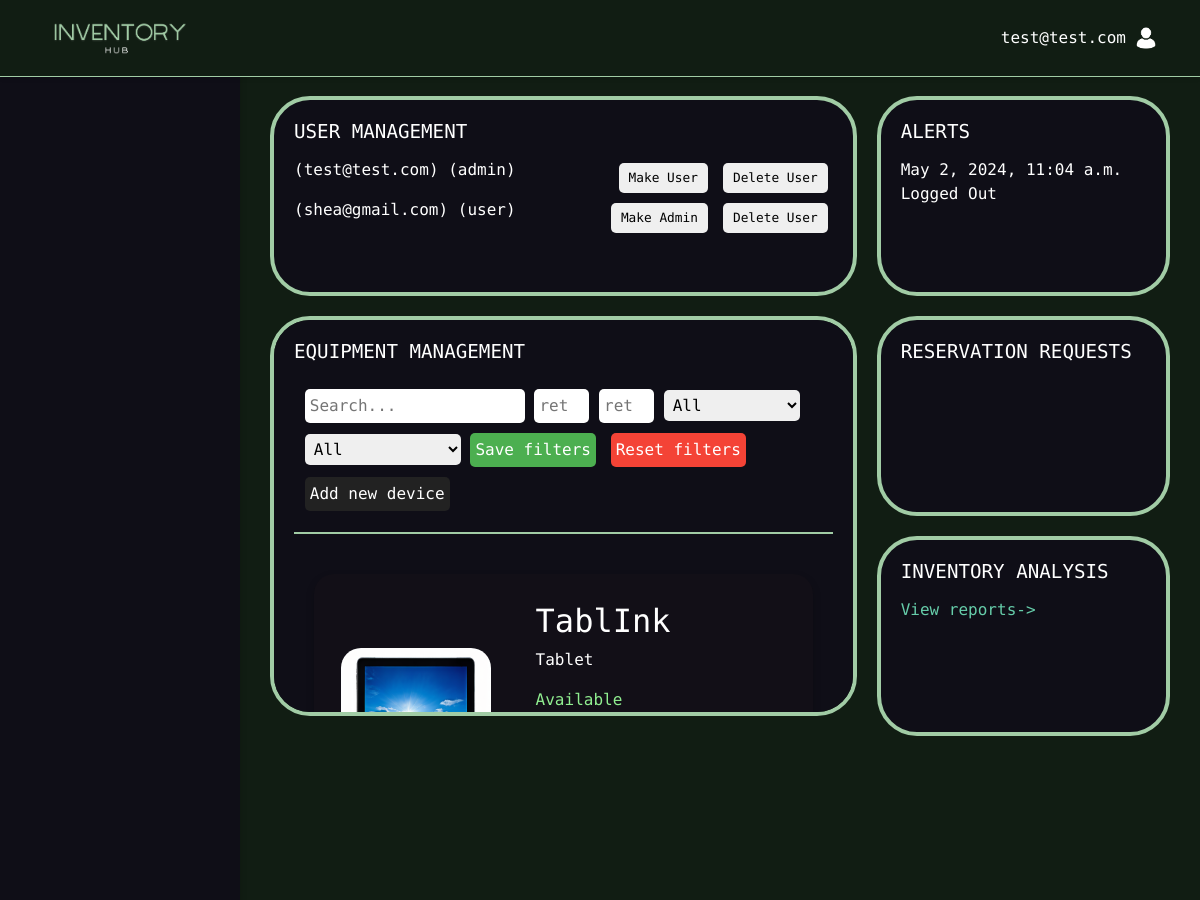
The page /admin_home/ (signed in, upper part) on the database as committed earlier.
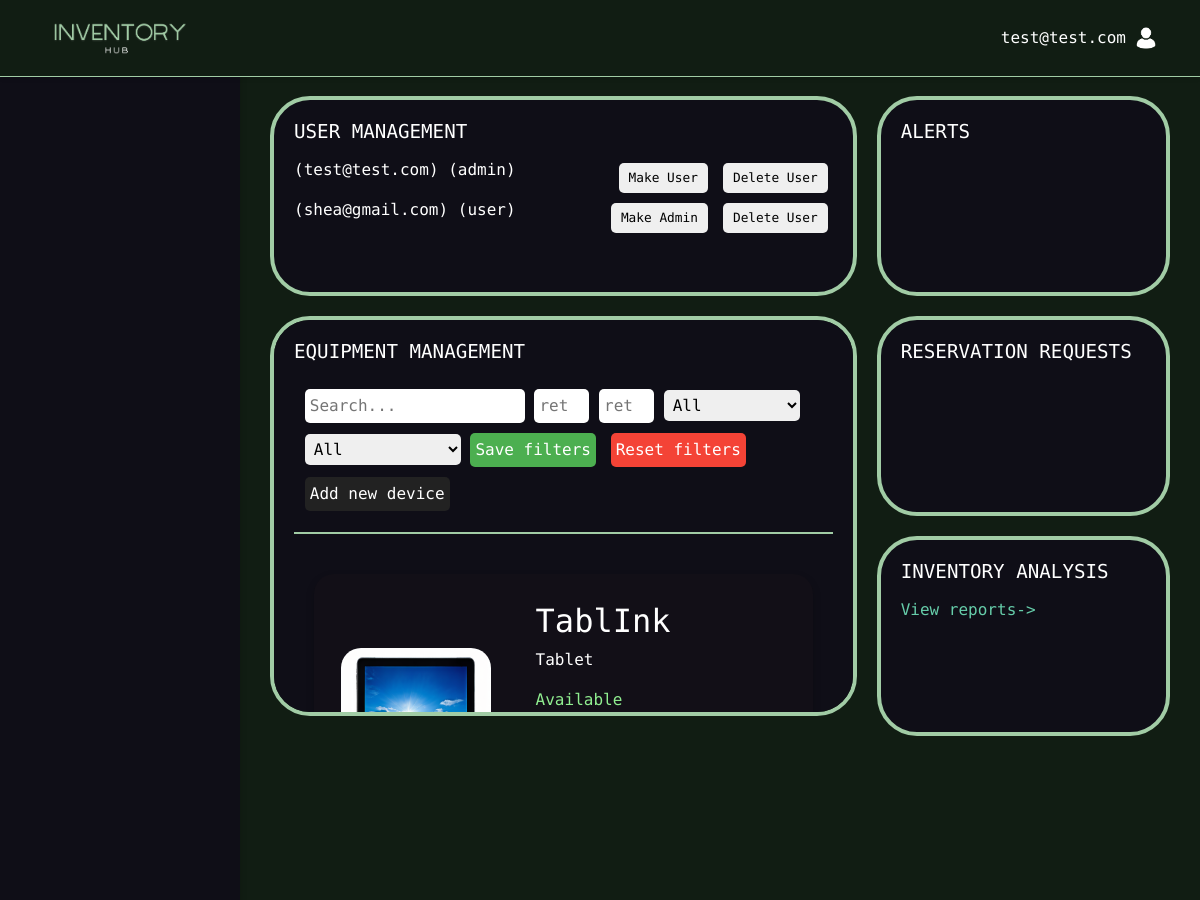
The same page on the database as committed later.
### InventoryManagement/models.py (models this page shows, shortened)
class CustomUser(AbstractUser):
    username = models.CharField(max_length=255, unique=True, blank=False)
    USERNAME_FIELD = 'email'
    REQUIRED_FIELDS = ['username', 'first_name', 'last_name']
    email = models.EmailField(unique=True)
    phone = models.CharField(max_length=20)
    role = models.ForeignKey(Role, on_delete=models.SET(get_user_role), default=get_user_role)
    objects = CustomUserManager()

class Role(models.Model):
    ROLE_CHOICES = (
        ('user', 'User'),
        ('admin', 'Admin'),
    )
    role_name = models.CharField(max_length=50, choices=ROLE_CHOICES)
    role_desc = models.CharField(max_length=200, null=True, blank=True)
    def __str__(self):
        return self.role_name

class Device(models.Model):
    device_name = models.CharField(max_length=100)
    device_type = models.CharField(max_length=50)
    device_desc = models.CharField(max_length=200, null=True, blank=True)
    device_status = models.BooleanField(default=False)  # Changed from CharField to BooleanField
    location = models.ForeignKey(Location, on_delete=models.CASCADE)
    config = models.ForeignKey('DeviceConfig', on_delete=models.CASCADE, null=False, blank=False)
    return_day = models.IntegerField(default=0)

class UserNotification(models.Model):
    user = models.ForeignKey(CustomUser, on_delete=models.CASCADE)
    message =  models.CharField(max_length=65535)
    created = models.DateTimeField(auto_now_add=True)

### InventoryManagement/views.py (the view)
# urls.py: path('admin_home/', views.admin_home, name='admin_home'),
@login_required
def admin_home(request):
    devices, search = _search(request)
    users = CustomUser.objects.all()
    bookings = Booking.objects.filter(booking_status="requested")
    try:
        notifications = list(UserNotification.objects.order_by("-created"))
    except:
        notifications = list()
    context = {
        "devices": devices,
        "search": search or "",
        'users': users,
        'bookings': bookings,
        "notifications": notifications
    }
    return render(request, 'admin_home.html', context)

### InventoryManagement/templates/admin_home.html (shortened to what this page needs)
{% extends "base.html" %}
{% load static %}
{% block styles %}
    <link rel="stylesheet" href="{% static 'css/A-dashboard.css' %}">
    <link rel="stylesheet" href="{% static 'css/equipment.css' %}">
{% endblock %}
{% block content %}
    <div class="dashboard-container">
        <div class="dashboard-column">
            <div class="dashboard-section" id="user-management">
                <h3>User Management</h3>
                {% for user in users %}
                    <div class="user-row">
                        <p class="user-info">({{ user.email }}) ({{ user.role }})</p>
                        {% if user.role.role_name == 'admin' %}
                            <form class="user-action" method="post" action="{% url 'make_user' user.id %}">
                                <button type="submit">Make User</button>
                            </form>
                        {% else %}
                            <form class="user-action" method="post" action="{% url 'make_admin' user.id %}">
                                <button type="submit">Make Admin</button>
                            </form>
                        {% endif %}
                        <form class="user-action" method="post" action="{% url 'delete_user' user.id %}">
                            <button type="submit">Delete User</button>
                        </form>
                    </div>
                {% endfor %}
            </div>
            <div class="dashboard-section" id="equipment-management">
                <h3>Equipment Management</h3>
                {% include 'equipmentSearch_plugin.html' %}
            </div>
        </div>
        <div class="dashboard-column">
            <div class="dashboard-section" id="alerts">
                <h3>Alerts</h3>
                {% for notification in notifications %}
                    <div class="mt2 flex">
                        <span>
                            {{ notification.created }}
                        </span>
                        {{ notification.message }}
                    </div>
                {% endfor %}
            </div>
            <div class="dashboard-section" id="reservation-requests">
                <h3>Reservation Requests</h3>
            </div>
            <div class="dashboard-section" id="inventory-analysis">
                <h3>Inventory Analysis</h3>
                 <a href={% url 'reports' %} class="report-link">View reports-></a>
            </div>
        </div>
    </div>
{% endblock %}

### InventoryManagement/templates/base.html (shortened to what this page needs)
<!DOCTYPE html>
<html lang="en">
<head>
    {% load static %}
    <link href="https://stackpath.bootstrapcdn.com/bootstrap/4.3.1/css/bootstrap.min.css" rel="stylesheet">
    {% load django_bootstrap5 %}
    <link rel="stylesheet" href="{% static 'css/base.css' %}">
    {% block styles %}
        {% endblock %}
</head>
<body>
    <div class="top-bar">
        <div class="logo">
            <img src="{% static 'images/inventory.png' %}" alt="Logo" style="height: 40px;">
        </div>
            <div class="profile-info">
                {% block user_name %}
                    <p>{{ user.email }}</p>
                {% endblock user_name %}
                <img src="{% static "images/profile_icon.png" %}" alt="Profile">
            </div>
        </div>
    <div class="sidebar">
    </div>
    {% block content %}
    {% endblock content %}
</body>
</html>

### InventoryManagement/templates/search.html (shortened to what this page needs)
{% for device in devices %}
{% load static %}
            <div class="product-item">
                <img src="{% static 'images/'|add:device.device_type.lower|add:'.png'  %}" alt="{{ device.device_type }}">
            <div class="product-info">
                <h2>{{ device.device_name }}</h2>
                <p> {{ device.device_type }}</p>
                <p class="{% if device.device_status %}available{% else %}unavailable{% endif %}">
                    {% if device.device_status %}Available{% else %}Unavailable{% endif %}</p>
            </div>
            </div>
{% endfor %}

Rows that differ between the two databases and show on the page:
removed UserNotification: created "May 2, 2024, 11:04 a.m.", message "Logged Out"
